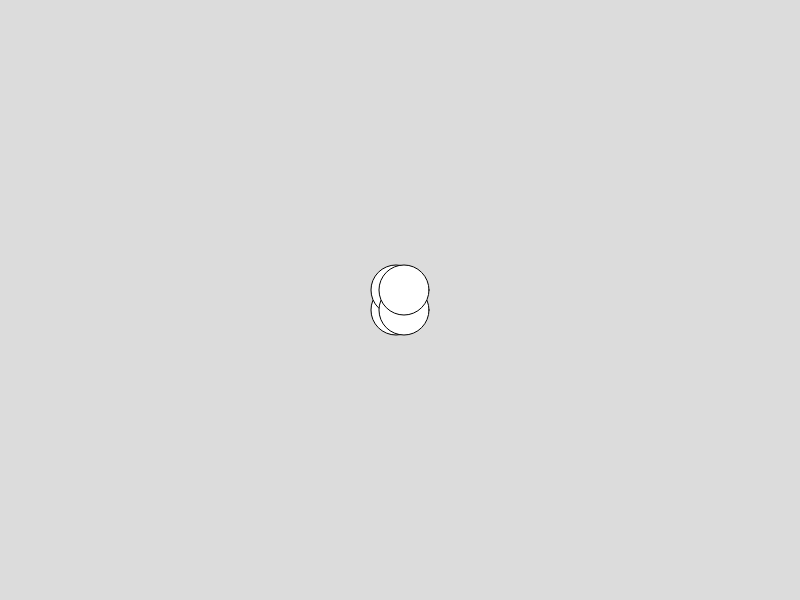
Frame 1 (no input)
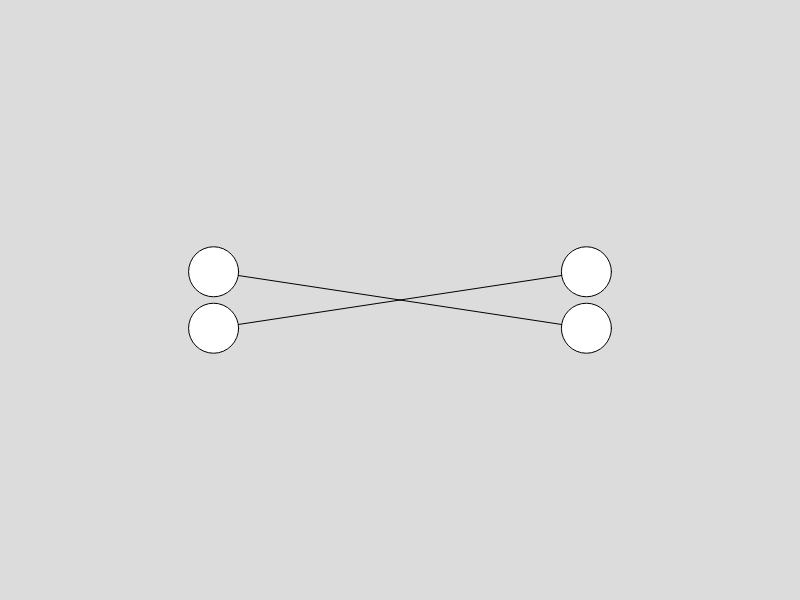
Frame 60 (no input)
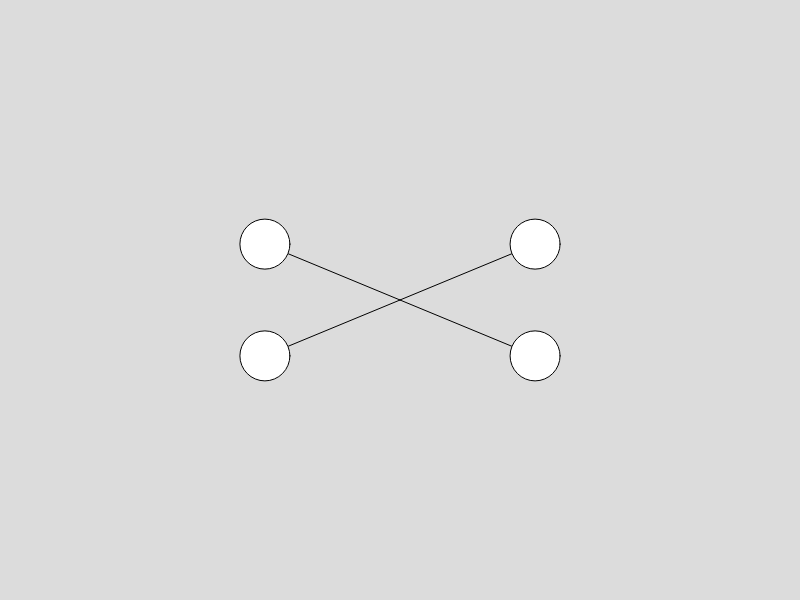
Frame 120 (the mouse pressed at the canvas centre since frame 60)

The p5.js sketch that drew these frames (run headless with seeded random() and noise() and a simulated clock; from frame 60 on, the mouse is pressed at the canvas centre):

// p5.js sketch
// ── sketch.js
let oscillators = [];
let amplitude;
let velocity;

function setup() {
  createCanvas(800, 600);
  amplitude = createVector(200,200);
  velocity = createVector(-0.02, 0.05);
  oscillators.push(new Oscillator(amplitude, velocity));
  velocity = createVector(-0.02, -0.05);
  oscillators.push(new Oscillator(amplitude, velocity));
  velocity = createVector(0.02, 0.05);
  oscillators.push(new Oscillator(amplitude, velocity));
  velocity = createVector(0.02, -0.05);
  oscillators.push(new Oscillator(amplitude, velocity));
}

function draw() {
  background(220);
  oscillators.forEach(oscillator => {
    oscillator.oscillate();
    oscillator.display();
  });
}

// ── oscillator.js

class Oscillator {
    constructor(amplitude, velocity) {
      this.size = 50;
      this.angle = createVector(0,0);
      this.velocity = velocity;
      this.amplitude = amplitude;
    }
    oscillate() {
      this.angle.add(this.velocity);
    }
    display() {
      let x = sin(this.angle.x) * this.amplitude.x;
      let y = sin(this.angle.y) * this.amplitude.y;

      push();
      translate(width / 2, height / 2);
      line(0,0, x, y);
      ellipse(x, y, this.size, this.size);
      pop();
    }
  }
  
